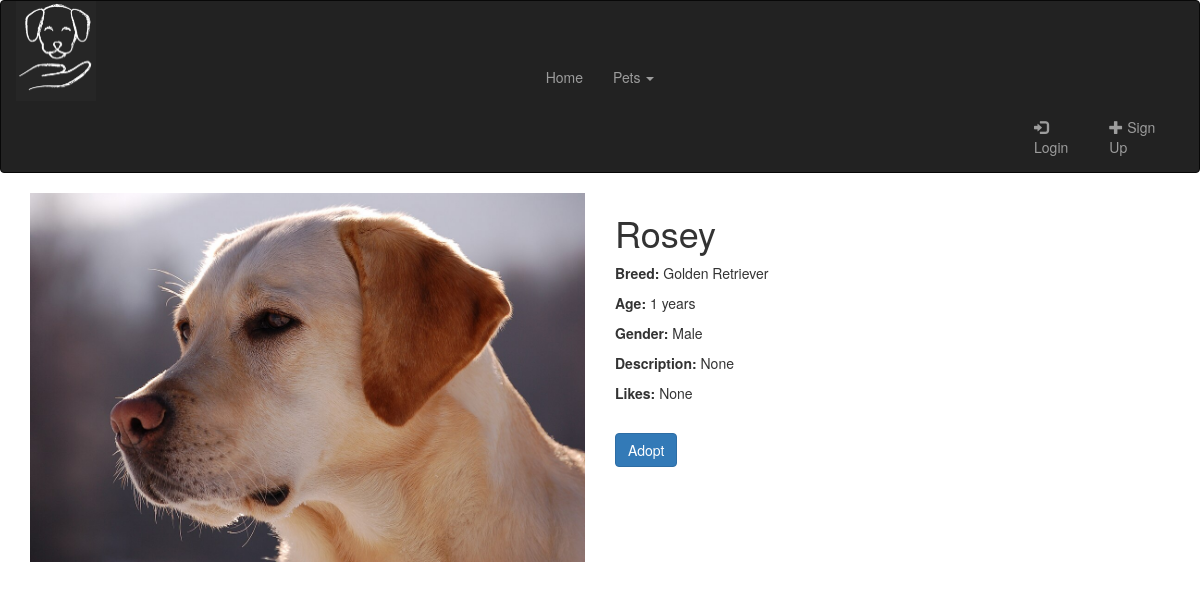
The page /pet/1/ on the database its author committed.
### fypapp/models.py (models this page shows, shortened)
class Pet(models.Model):
    name = models.CharField(max_length=100, null=True)
    breed = models.CharField(max_length=100, null=True)
    age = models.PositiveIntegerField(null=True)
    size = models.CharField(max_length=50, null=True)
    color = models.CharField(max_length=50, null=True)
    description = models.TextField(null=True)
    likes = models.TextField(null=True)
    image = models.ImageField(upload_to='pet_images/', null=True)
    gender = models.CharField(max_length=10, choices=[('male', 'Male'), ('female', 'Female')])
    shelter = models.ForeignKey(Shelter, on_delete=models.SET_NULL, null=True, blank=True, related_name='pets')

### fypapp/views.py (the view)
# urls.py: path('pet/<int:id>/', views.petdesc, name='petdesc'),
def petdesc(request, id):
    pet = get_object_or_404(Pet, id=id)
    return render(request, 'petdesc.html', {'pet': pet})

### fypapp/templates/petdesc.html (shortened to what this page needs)
{% include "./title.html" %}
{% load bootstrap4 %}
{% block content %}
<div class="container mt-4">
    <div class="row">
        <div class="col-md-6">
            {% if pet.image %}
            <img src="{{ pet.image.url }}" class="img-fluid custom-pet-image" alt="{{ pet.name }}">
            {% endif %}
        </div>
        <div class="col-md-6">
            <h1>{{ pet.name }}</h1>
            <p><strong>Breed:</strong> {{ pet.breed }}</p>
            <p><strong>Age:</strong> {{ pet.age }} years</p>
            <p><strong>Gender:</strong> {{ pet.gender }}</p>
            <p><strong>Description:</strong> {{ pet.description }}</p>
            <p><strong>Likes:</strong> {{ pet.likes }}</p>
            <br>
            {% if user.is_authenticated %}
            {% if user.appuser.usertype == 'adopter' %}
            <a href="{% url 'createmeeting' pet.id %}" class="btn btn-primary btn-adopt">Adopt</a>
            {% endif %}
        {% else %}
            <a href="/registration" class="btn btn-primary btn-adopt">Adopt</a>
        {% endif %}
        </div>
    </div>
</div>
{% endblock %}

### fypapp/templates/petdesc.html (style rules this page uses)
img { max-width: 100%; max-height: 400px; width: auto; height: auto; }

### rows shown on the page
Pet: image (picture), name "Rosey", breed "Golden Retriever", age "1", gender "Male", description "None", likes "None"
